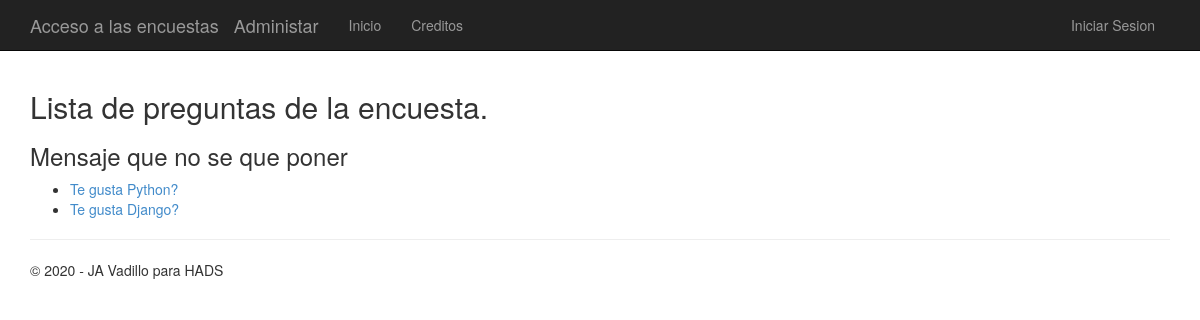
/polls/, run on an earlier commit of the app's database.
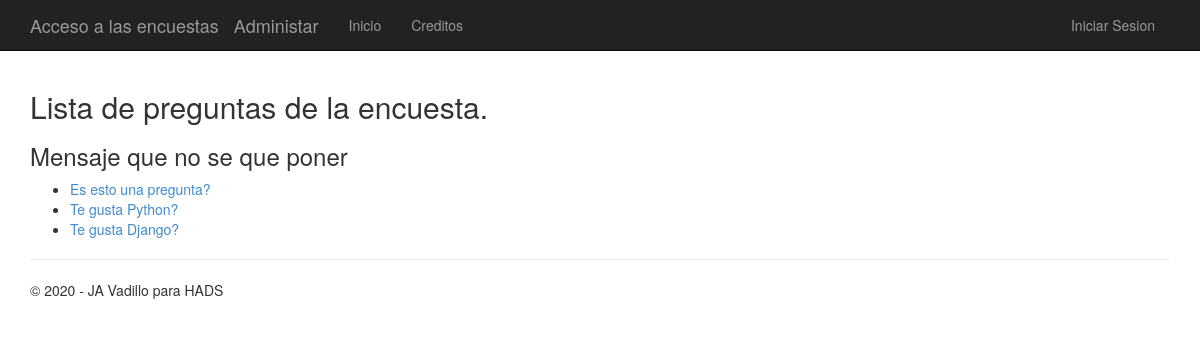
And on a later commit of the database.
### app/models.py (models this page shows)
class Question(models.Model):
    question_text = models.CharField(max_length=200)
    pub_date = models.DateTimeField('date published')

### app/views.py (the view)
# urls.py: url(r'^polls/', app.views.index, name='index'),
def index(request):
    latest_question_list = Question.objects.order_by('-pub_date')
    template = loader.get_template('polls/index.html')
    context = {
                'title':'Lista de preguntas de la encuesta',
                'message' : 'Mensaje que no se que poner',
                'year' : datetime.now().year,
                'latest_question_list': latest_question_list,
              }
    return render(request, 'polls/index.html', context)

### app/templates/polls/index.html (shortened to what this page needs)
﻿{% extends "app/layout.html" %}
{% block content %}
<h2>{{ title }}.</h2>
<h3>{{ message }}</h3>
{% if latest_question_list %}
    <ul>
    {% for question in latest_question_list %}
        <li><a href="{% url 'detail' question.id %}">{{ question.question_text }}</a></li>
    {% endfor %}
    </ul>
{% else %}
    <p>No polls are available.</p>
{% endif %}
{% endblock %}

### app/templates/app/layout.html (shortened to what this page needs)
﻿<!DOCTYPE html>
<html>
<head>
    {% load staticfiles %}
    <link rel="stylesheet" type="text/css" href="{% static 'app/content/bootstrap.min.css' %}" />
    <link rel="stylesheet" type="text/css" href="{% static 'app/content/site.css' %}" />
</head>
<body>
    <div class="navbar navbar-inverse navbar-fixed-top">
        <div class="container">
            <div class="navbar-header">
                <a href="/polls/" class="navbar-brand">Acceso a las encuestas</a>
                <a href="/admin/" class="navbar-brand">Administar</a>
            </div>
            <div class="navbar-collapse collapse">
                <ul class="nav navbar-nav">
                    <li><a href="{% url 'home' %}">Inicio</a></li>
                    <li><a href="{% url 'contact' %}">Creditos</a></li>
                </ul>
                {% include 'app/loginpartial.html' %}
            </div>
        </div>
    </div>
    <div class="container body-content">
{% block content %}{% endblock %}
        <hr/>
        <footer>
            <p>&copy; {{ year }} - JA Vadillo para HADS</p>
        </footer>
    </div>
</body>
</html>

### app/templates/app/loginpartial.html
{% if user.is_authenticated %}
<form id="logoutForm" action="/logout" method="post" class="navbar-right">
    {% csrf_token %}
    <ul class="nav navbar-nav navbar-right">
        <li><span class="navbar-brand">Bienvenido ... {{ user.username }}!</span></li>
        <li><a href="javascript:document.getElementById('logoutForm').submit()">Cerrar Sesion</a></li>
    </ul>
</form>
{% else %}
<ul class="nav navbar-nav navbar-right">
    <li><a href="{% url 'login' %}">Iniciar Sesion</a></li>
</ul>
{% endif %}

### app/static/app/content/site.css (style rules this page uses)
body { padding-top: 50px; padding-bottom: 20px; }
.body-content { padding-left: 15px; padding-right: 15px; }

What changed in the data, as far as the page shows it:
added Question: question_text "Es esto una pregunta?"
